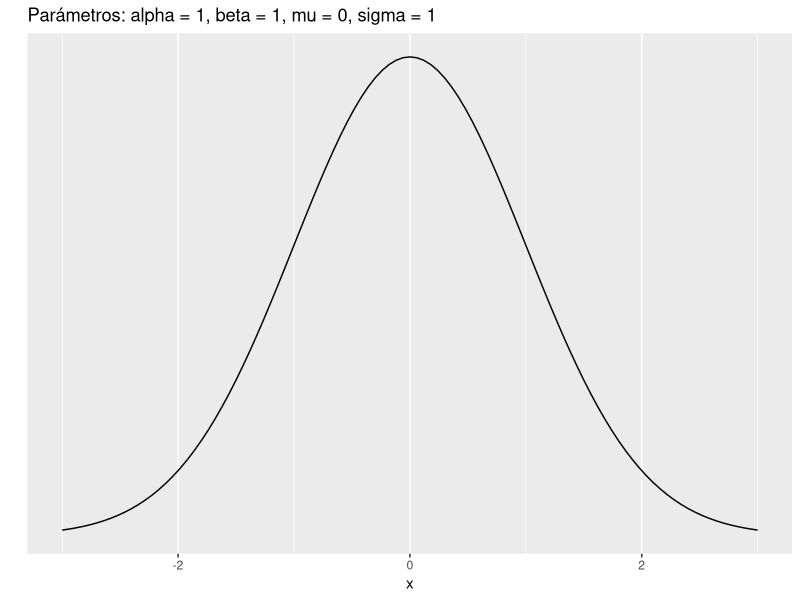
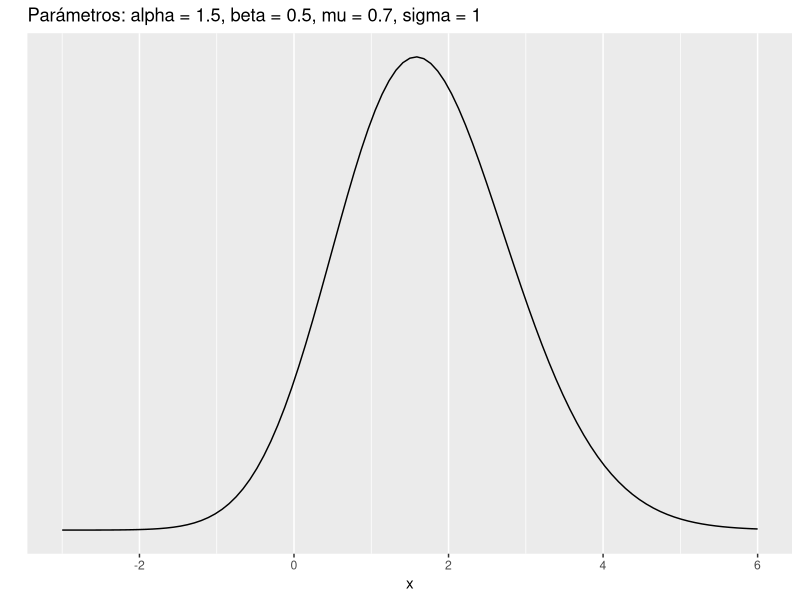
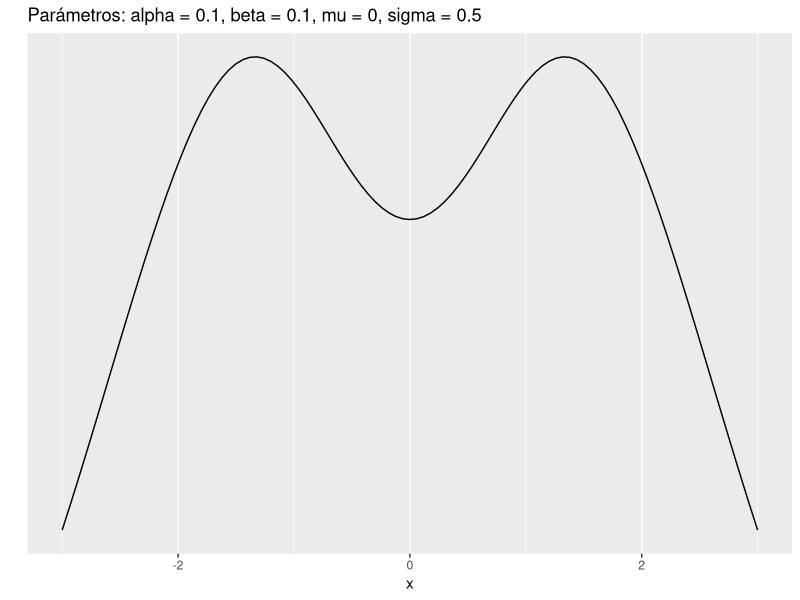
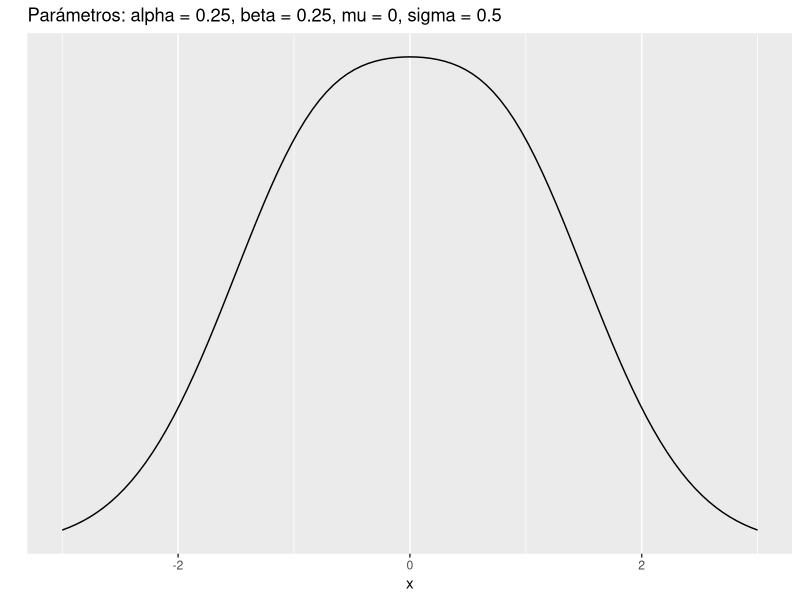
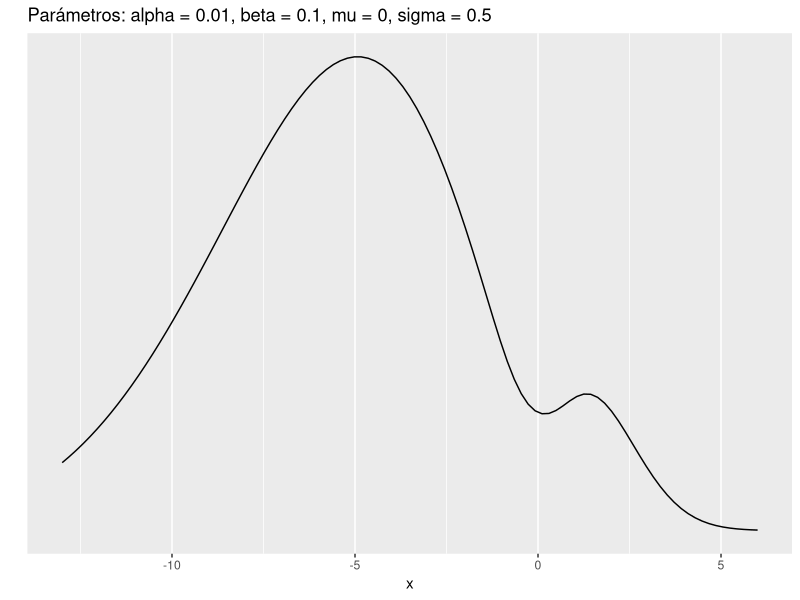
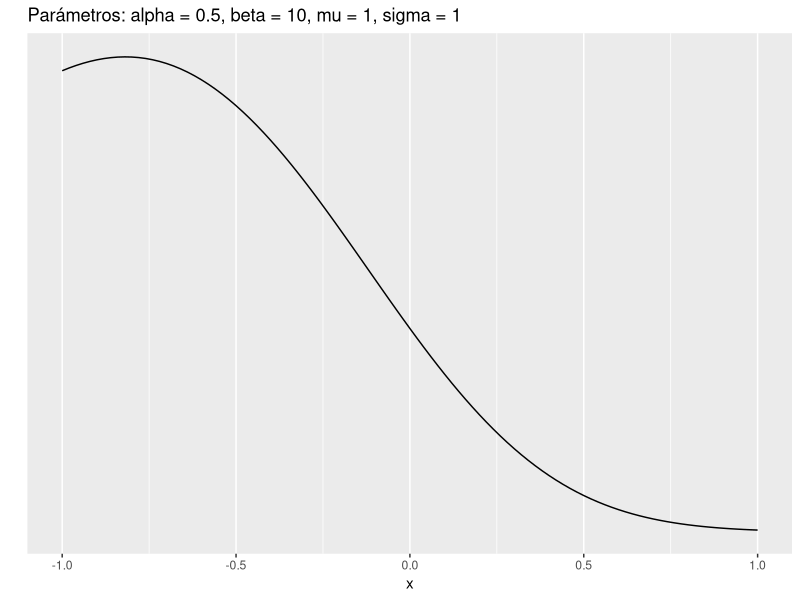
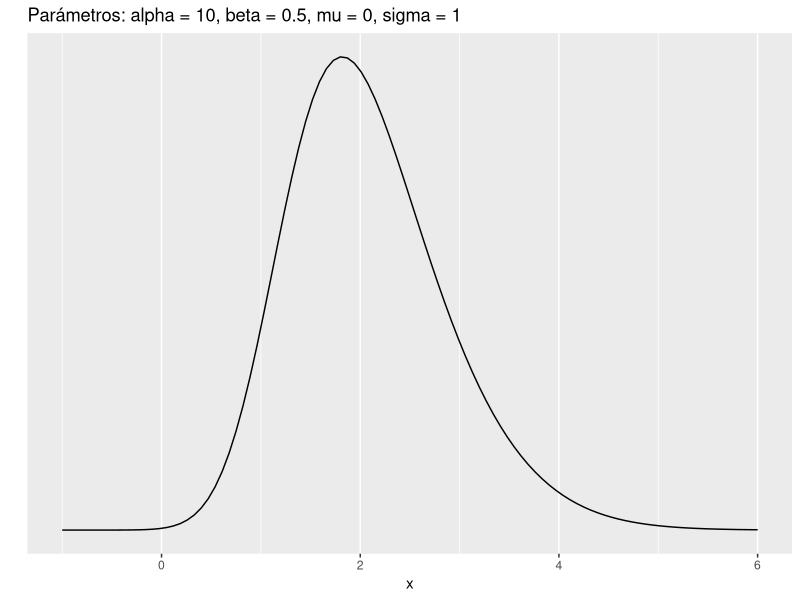
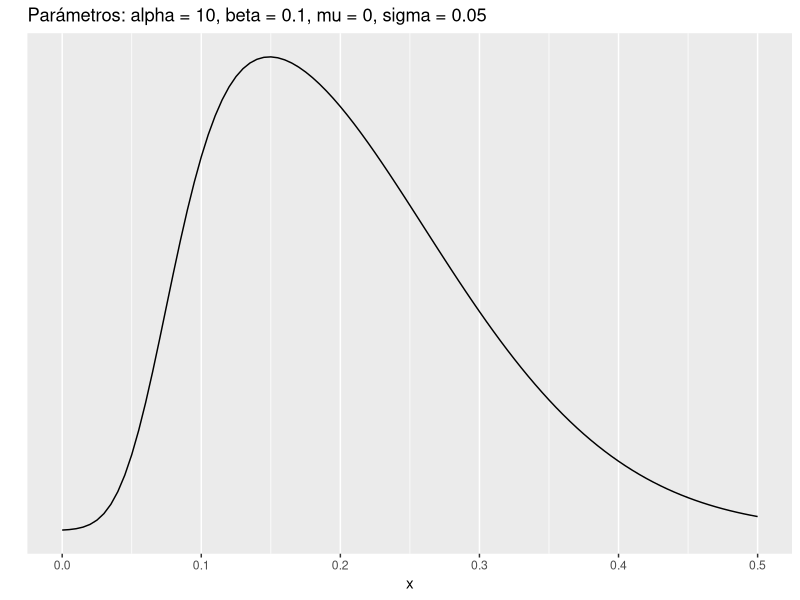

The R script that drew these images, in order:
#BetaNormal
library(VGAM)
library(ggplot2)
library(cowplot)

set.seed(1)       # for reproducible example
alfa=1;beta=1;mu=0;sigma=1

p1 <- ggplot(data = data.frame(x = c(-3, 3)), aes(x), colour = "blue") +
  stat_function(fun = dbetanorm, n = 101, 
                args = list(shape1=alfa,shape2=beta,mean=mu,sd=sigma)) + 
  ylab("") + scale_y_continuous(breaks = NULL) +
  ggtitle(paste0("Parámetros: alpha = ",alfa,", beta = ",beta
                 ,", mu = ",mu,", sigma = ",sigma))

p1


alfa=1.5;beta=.5;mu=.7;sigma=1

p2 <- ggplot(data = data.frame(x = c(-3, 6)), aes(x), colour = "blue") +
  stat_function(fun = dbetanorm, n = 101, 
                args = list(shape1=alfa,shape2=beta,mean=mu,sd=sigma)) + 
  ylab("") + scale_y_continuous(breaks = NULL) +
  ggtitle(paste0("Parámetros: alpha = ",alfa,", beta = ",beta
                 ,", mu = ",mu,", sigma = ",sigma))

p2

alfa=.1;beta=.1;mu=0;sigma=.5

p3 <- ggplot(data = data.frame(x = c(-3, 3)), aes(x), colour = "blue") +
  stat_function(fun = dbetanorm, n = 101, 
                args = list(shape1=alfa,shape2=beta,mean=mu,sd=sigma)) + 
  ylab("") + scale_y_continuous(breaks = NULL) +
  ggtitle(paste0("Parámetros: alpha = ",alfa,", beta = ",beta
                 ,", mu = ",mu,", sigma = ",sigma))

p3

alfa=.25;beta=.25;mu=0;sigma=.5

p4 <- ggplot(data = data.frame(x = c(-3, 3)), aes(x), colour = "blue") +
  stat_function(fun = dbetanorm, n = 101, 
                args = list(shape1=alfa,shape2=beta,mean=mu,sd=sigma)) + 
  ylab("") + scale_y_continuous(breaks = NULL) +
  ggtitle(paste0("Parámetros: alpha = ",alfa,", beta = ",beta
                 ,", mu = ",mu,", sigma = ",sigma))
p4


alfa=.01;beta=.1;mu=0;sigma=.5

p5 <- ggplot(data = data.frame(x = c(-13, 6)), aes(x), colour = "blue") +
  stat_function(fun = dbetanorm, n = 101, 
                args = list(shape1=alfa,shape2=beta,mean=mu,sd=sigma)) + 
  ylab("") + scale_y_continuous(breaks = NULL) +
  ggtitle(paste0("Parámetros: alpha = ",alfa,", beta = ",beta
                 ,", mu = ",mu,", sigma = ",sigma))

p5

alfa=.5;beta=10;mu=1;sigma=1

p6 <- ggplot(data = data.frame(x = c(-1, 1)), aes(x), colour = "blue") +
  stat_function(fun = dbetanorm, n = 101, 
                args = list(shape1=alfa,shape2=beta,mean=mu,sd=sigma)) + 
  ylab("") + scale_y_continuous(breaks = NULL) +
  ggtitle(paste0("Parámetros: alpha = ",alfa,", beta = ",beta
                 ,", mu = ",mu,", sigma = ",sigma))

p6

alfa=10;beta=.5;mu=0;sigma=1

p7 <- ggplot(data = data.frame(x = c(-1, 6)), aes(x), colour = "blue") +
  stat_function(fun = dbetanorm, n = 101, 
                args = list(shape1=alfa,shape2=beta,mean=mu,sd=sigma)) + 
  ylab("") + scale_y_continuous(breaks = NULL) +
  ggtitle(paste0("Parámetros: alpha = ",alfa,", beta = ",beta
                 ,", mu = ",mu,", sigma = ",sigma))

p7

alfa=10;beta=.1;mu=0;sigma=.05

p8 <- ggplot(data = data.frame(x = c(-0, 1/2)), aes(x), colour = "blue") +
  stat_function(fun = dbetanorm, n = 101, 
                args = list(shape1=alfa,shape2=beta,mean=mu,sd=sigma)) + 
  ylab("") + scale_y_continuous(breaks = NULL) +
  ggtitle(paste0("Parámetros: alpha = ",alfa,", beta = ",beta
                 ,", mu = ",mu,", sigma = ",sigma))

p8

plot_grid(p1,p2,p3,p4)


plot_grid(p5,p6,p7,p8)
